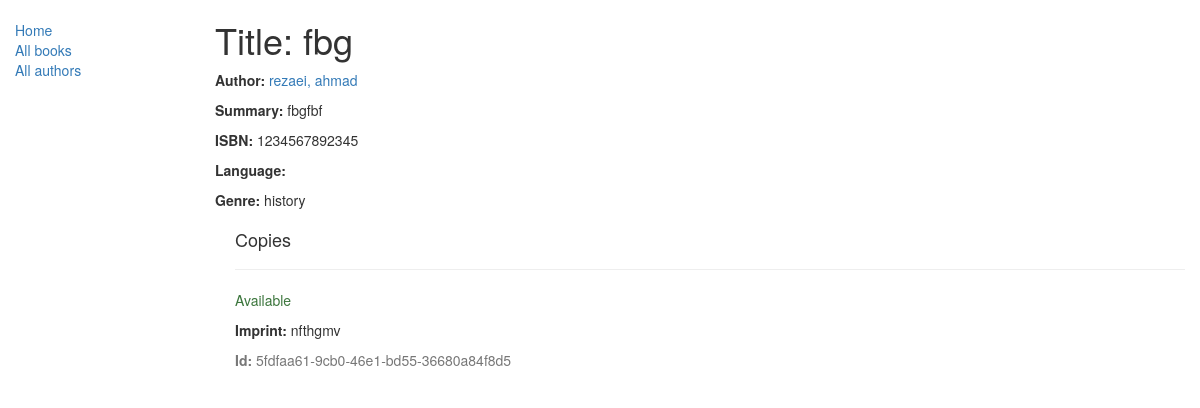
/catalog/book/2, run on the app's committed database.
### catalog/models.py (models this page shows, shortened)
class Book(models.Model):
    title = models.CharField(max_length=200)
    author = models.ForeignKey('Author', on_delete=models.SET_NULL, null=True)
    summary = models.TextField(max_length=1000, help_text="Enter a brief description of the book")
    isbn = models.CharField('ISBN', max_length=13,
                            help_text='13 Character <a href="https://www.isbn-international.org/content/what-isbn">ISBN number</a>')
    genre = models.ManyToManyField(Genre, help_text="Select a genre for this book")

class Author(models.Model):
    first_name = models.CharField(max_length=100)
    last_name = models.CharField(max_length=100)
    date_of_birth = models.DateField(null=True, blank=True)
    date_of_death = models.DateField('Died', null=True, blank=True)
    def __str__(self):
        return '%s, %s' % (self.last_name, self.first_name)

class Genre(models.Model):
    name = models.CharField(max_length=200, help_text="Enter a book genre (e.g. Science Fiction, French Poetry etc.)")
    def __str__(self):
        return self.name

class BookInstance(models.Model):
    id = models.UUIDField(primary_key=True, default=uuid.uuid4,
                          help_text="Unique ID for this particular book across whole library")
    book = models.ForeignKey('Book', on_delete=models.SET_NULL, null=True)
    imprint = models.CharField(max_length=200)
    due_back = models.DateField(null=True, blank=True)
    LOAN_STATUS = (
        ('m', 'Maintenance'),
        ('o', 'On loan'),
        ('a', 'Available'),
        ('r', 'Reserved'),
    )
    status = models.CharField(max_length=1, choices=LOAN_STATUS, blank=True, default='m', help_text='Book availability')
    class Meta:
        ordering = ["due_back"]

### catalog/views.py (the view)
# urls.py: url(r'^book/(?P<pk>\d+)$', views.BookDetailView.as_view(), name='book-detail'),
class BookDetailView(generic.DetailView):
    model = models.Book
    template_name = 'book_detail.html'

### catalog/templates/book_detail.html (shortened to what this page needs)
{% extends "base_generic.html" %}
{% block content %}
  <h1>Title: {{ book.title }}</h1>
  <p><strong>Author:</strong> <a href="">{{ book.author }}</a></p>
  <p><strong>Summary:</strong> {{ book.summary }}</p>
  <p><strong>ISBN:</strong> {{ book.isbn }}</p>
  <p><strong>Language:</strong> {{ book.language }}</p>
  <p><strong>Genre:</strong> {% for genre in book.genre.all %} {{ genre }}{% if not forloop.last %}, {% endif %}{% endfor %}</p>
  <div style="margin-left:20px;margin-top:20px">
    <h4>Copies</h4>
    {% for copy in book.bookinstance_set.all %}
    <hr>
    <p class="{% if copy.status == 'a' %}text-success{% elif copy.status == 'm' %}text-danger{% else %}text-warning{% endif %}">{{ copy.get_status_display }}</p>
    <p><strong>Imprint:</strong> {{copy.imprint}}</p>
    <p class="text-muted"><strong>Id:</strong> {{copy.id}}</p>
    {% endfor %}
  </div>
{% endblock %}

### data on the page
Book: title "fbg", author "rezaei, ahmad", summary "fbgfbf", isbn "1234567892345"
Genre: name "history"
BookInstance: status "Available", imprint "nfthgmv", id "5fdfaa61-9cb0-46e1-bd55-36680a84f8d5"
